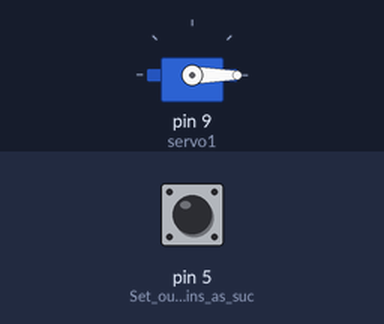
Simulated run of this sketch. Board: Arduino Uno, built with avr-gcc and run on an emulated ATmega328P. Shown: servo. Inputs (shaded band) come from the test bench; at power-on: pin 5 (Set_our_input_pins_as_suc) LOW.

Above: at 0.1 s.
Timing chart, 0 to 1.6 s (numbered marks = the images above):
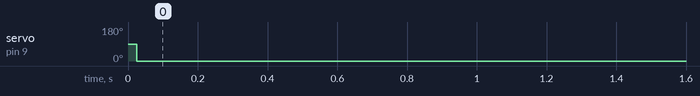

Measured:
- by itself, servo on pin 9 (servo1): 90° → 0° at 0.03 s

The sketch:

RC_Arduino_servo_test.ino
```cpp
#include <Servo.h>

Servo servo1;
int ch1max = 1680;    // pulse width for ch1 full forward (plus a bit more for wiggle room)
int ch1min = 920;     // full back (minus a bit for wiggle room)
int servo1max = 180;  // max angle for servo
int servo1min = 0;    // min angle for servo
int servoangle;       // initialize servo angle

unsigned long ch1; // Here's where we'll keep our channel values

void setup() {

  pinMode(5, INPUT); // Set our input pins as such
  servo1.attach(9);

}

void loop() {

  ch1 = pulseIn(5, HIGH, 25000); // Read the pulse width of RC signal
  servoangle = map(ch1, ch1min, ch1max, servo1min, servo1max);

  servo1.write(servoangle);

  delay(100); // to give things a chance to catch up

}
```
